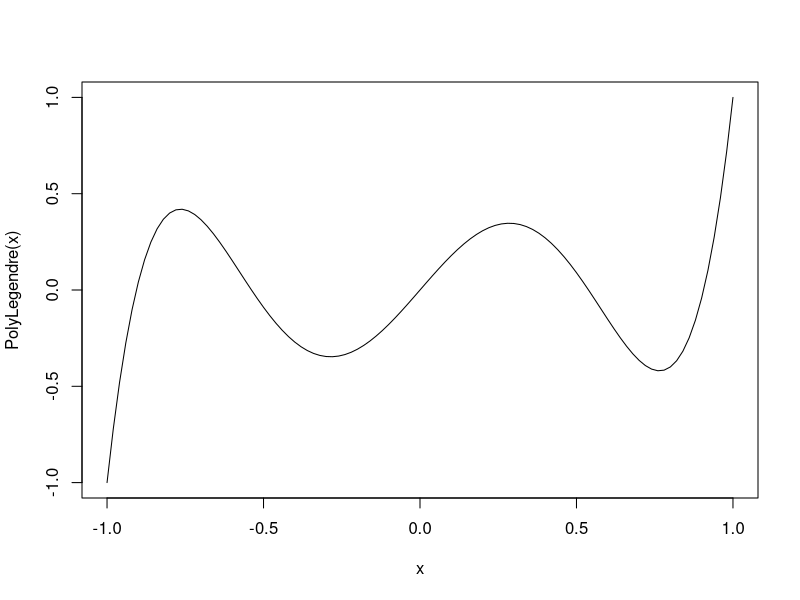

Reproduce this figure in R.
## ---- chunk 1
knitr::opts_chunk$set(echo = TRUE)
## ---- chunk 2
#
algo <- function(u_n, v_n, i) {
  print(paste("U0 =", u_n[[1]], " | V0 =", v_n[[1]]))
  for (x in 1:i){
    u_n[[x+1]] <- (u_n[[x]] + v_n[[x]]) / 2
    v_n[[x+1]] <- 2/u_n[[x+1]]
    print(paste("U",x, " =", u_n[[x+1]]))
    print(paste("V",x, " =", v_n[[x+1]]))
  }
}

u_n <- list(2)
v_n <- list(1)
algo(u_n, v_n, 10)

## ---- chunk 3
# Définition de la fonction
f <- function(x) {
  return(x^2 - 2)
}

# Définition de la dérivée de la fonction
df <- function(x) {
  return(2*x)
}

# Algorithme de la méthode de Newton
newton_method <- function(f, df, x0, tol, max_iter) {
  x <- x0
  iter <- 0
  
  repeat {
    iter <- iter + 1
    if (iter > max_iter) {
      cat("La méthode de Newton n'a pas convergé après", max_iter, "itérations.\n")
      return(NULL)
    }
    
    x_new <- x - f(x) / df(x)
    
    if (abs(x_new - x) < tol) {
      cat("La méthode de Newton a convergé après", iter, "itérations.\n")
      return(x_new)
    }
    
    x <- x_new
  }
}

# Paramètres de la méthode de Newton
x0 <- 1  # Point initial
tol <- 1e-6  # Tolérance
max_iter <- 100  # Nombre maximal d'itérations

# Appel de la méthode de Newton
root <- newton_method(f, df, x0, tol, max_iter)
cat("La racine de f(x) = x^2 - 2 est:", root, "\n")

## ---- chunk 4
# Fonction de la méthode de Newton pour calculer la racine carrée
newton_sqrt <- function(value, tol, max_iter) {
  # Fonction
  f <- function(x) {
    return(x^2 - value)
  }

  # Dérivée de la fonction
  df <- function(x) {
    return(2 * x)
  }

  # Point initial
  x0 <- value / 2

  # Appel de la méthode de Newton
  root <- newton_method(f, df, x0, tol, max_iter)
  return(root)
}

# Algorithme de la méthode de Newton
newton_method <- function(f, df, x0, tol, max_iter) {
  x <- x0
  iter <- 0
  
  repeat {
    iter <- iter + 1
    if (iter > max_iter) {
      cat("La méthode de Newton n'a pas convergé après", max_iter, "itérations.\n")
      return(NULL)
    }
    
    x_new <- x - f(x) / df(x)
    
    if (abs(x_new - x) < tol) {
      cat("La méthode de Newton a convergé après", iter, "itérations.\n")
      return(x_new)
    }
    
    x <- x_new
  }
}

# Paramètres de la méthode de Newton
value <- 10  # Valeur dont on souhaite calculer la racine carrée
tol <- 1e-6  # Tolérance
max_iter <- 100  # Nombre maximal d'itérations

# Appel de la fonction pour calculer la racine carrée
root <- newton_sqrt(value, tol, max_iter)
cat("La racine carrée de", value, "est:", root, "\n")
## ---- chunk 5
PolyLegendre <-function(x) 1/8*(63*x^5-70*x^3+15*x)
curve(PolyLegendre,from=-1,to=1)


# Fonction de la méthode de Newton pour résoudre l'équation
AlgoNR <- function(tol, max_iter, x0) {
  # Point initial


  # Stockage des solutions
  roots <- vector("list", length(x0))

  # Appel de la méthode de Newton pour chaque point initial
  for (i in 1:length(x0)) {
    roots[[i]] <- newton(f, x0[i], tol, max_iter)
  }

  # Retourner les solutions trouvées
  return(roots)
}

# Algorithme de la méthode de Newton
newton <- function(f, x0, tol, max_iter) {
  x <- x0
  iter <- 0
  
  repeat {
    iter <- iter + 1
    if (iter > max_iter) {
      cat("La méthode de Newton n'a pas convergé après", max_iter, "itérations.\n")
      return(NA)
    }
    
    # Approximation de la dérivée par différences finies
    eps <- 1e-6
    df <- (PolyLegendre(x + eps) - PolyLegendre(x)) / eps
    
    # Mise à jour de x
    x_new <- x - PolyLegendre(x) / df
    
    # Test de convergence
    if (abs(x_new - x) < tol) {
      cat("La méthode de Newton a convergé après", iter, "itérations.\n")
      return(x_new)
    }
    
    x <- x_new
  }
}

# Paramètres de la méthode de Newton
tol <- 1e-6  # Tolérance
max_iter <- 100  # Nombre maximal d'itérations
x0 <- c(-1, -0.5, 0, 0.5, 1)  # Points initiaux

# Appel de la fonction pour trouver les solutions de l'équation
solutions <- AlgoNR(tol, max_iter, x0)

# Affichage des solutions
cat("Les solutions de l'équation sont:\n")
for (i in 1:length(solutions)) {
  cat("Solution", i, ":", solutions[[i]], "\n")
}

## ---- chunk 6
PolyLegendre <-function(x) 1/8*(63*x^5-70*x^3+15*x)

# Algorithme de la méthode de Newton avec la méthode des sécantes
AlgoSecantes <- function(f, x0, tol, max_iter) {
  x <- x0
  x_prev <- x0 + tol  # Initialisation de x_prev avec une valeur légèrement différente de x0
  iter <- 0
  
  repeat {
    iter <- iter + 1
    if (iter > max_iter) {
      cat("La méthode de Newton avec la méthode des sécantes n'a pas convergé après", max_iter, "itérations.\n")
      return(NA)
    }
    
    # Calcul de la pente de la sécante
    df_approx <- (f(x) - f(x_prev)) / (x - x_prev)
    
    # Mise à jour de x
    x_new <- x - f(x) / df_approx
    
    # Test de convergence
    if (abs(x_new - x) < tol) {
      cat("La méthode de Newton avec la méthode des sécantes a convergé après", iter, "itérations.\n")
      return(x_new)
    }
    
    x_prev <- x
    x <- x_new
  }
}

# Fonction de la méthode de Newton pour résoudre l'équation avec la méthode des sécantes
newton_secant <- function(tol, max_iter) {
  # Fonction
  f <- function(x) {
    return(1/8*(63*x^5 - 70*x^3 + 15*x))
  }

  # Point initial
  x0 <- c(-1, -0.5, 0, 0.5, 1)  # Points initiaux pour lesquels nous allons trouver les solutions

  # Stockage des solutions
  roots <- vector("list", length(x0))

  # Appel de la méthode de Newton avec la méthode des sécantes pour chaque point initial
  for (i in 1:length(x0)) {
    roots[[i]] <- AlgoSecantes(f, x0[i], tol, max_iter)
  }

  # Retourner les solutions trouvées
  return(roots)
}

# Paramètres de la méthode de Newton avec la méthode des sécantes
tol <- 1e-6  # Tolérance
max_iter <- 100  # Nombre maximal d'itérations

# Appel de la fonction pour trouver les solutions de l'équation avec la méthode des sécantes
solutions_secant <- newton_secant(tol, max_iter)

# Affichage des solutions
cat("Les solutions de l'équation sont:\n")
for (i in 1:length(solutions_secant)) {
  cat("Solution", i, ":", solutions_secant[[i]], "\n")
}

## ---- chunk 7
mafonc <- function(x) 1/x+log(x)-2


## ---- chunk 8
# Appliquer les deux algorithmes précédents sur la fonction bien choisie.
## ---- chunk 9
# Appliquer les deux algorithmes sur une fonction bien choisie 
# et comparer le résultat avec l'inverse de la moyenne des x_i
